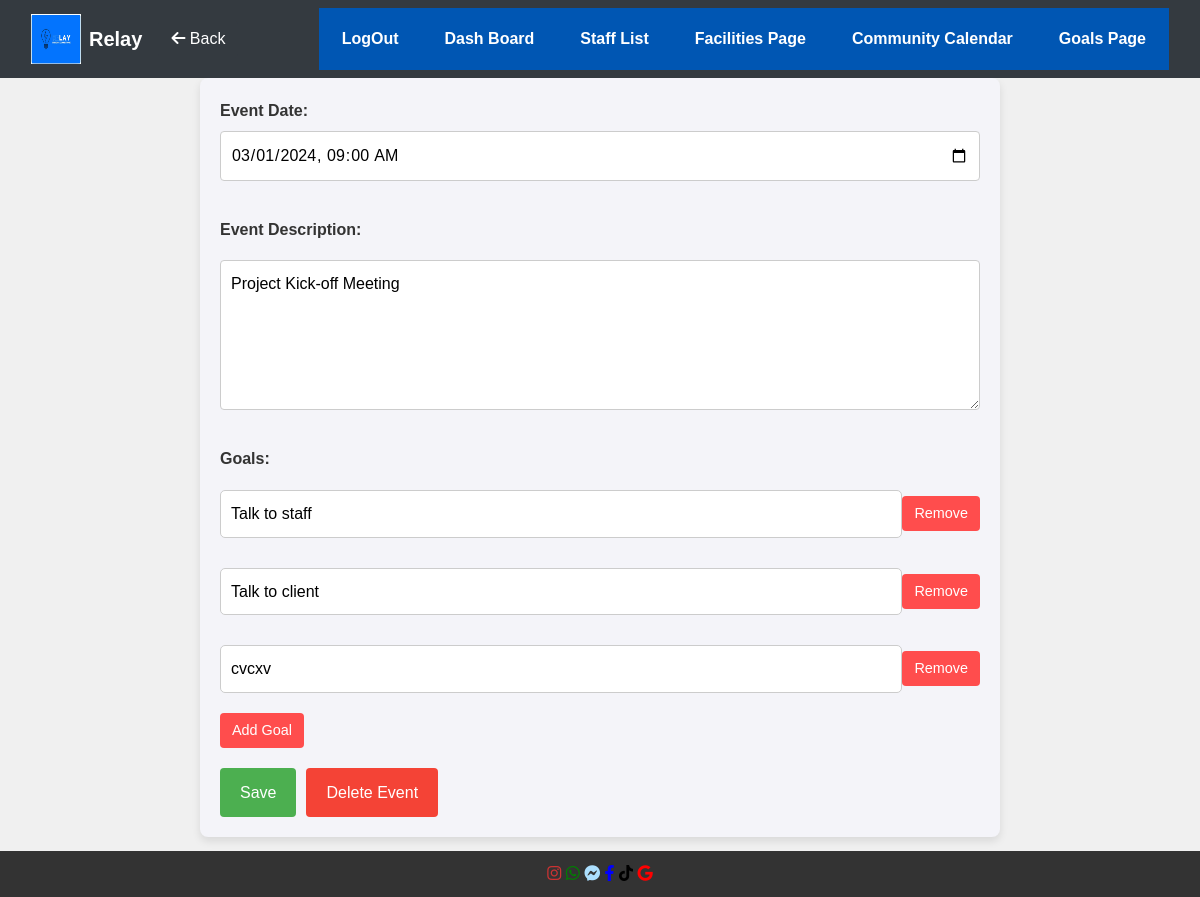
The page /EventEdit.php?id=1 on the database its author committed.
### tables this page shows
CREATE TABLE "Events"
(
    EventID      INTEGER
        primary key,
    EventTime    DATETIME not null,
    EventDetails TEXT     not null
);

CREATE TABLE "TaskGoals"
(
    GoalsID integer not null
        constraint TaskGoals_pk
            primary key autoincrement,
    Goals   text    not null,
    EventID integer not null
        constraint TaskGoals_Events_EventID_fk
            references Events
, isCompleted BOOLEAN default 0 not null);

### EventEdit.php (called while the page is built, shortened)
<?php
require_once 'Models/EventData.php';
$eventData = new EventData();
$event = null;
$eventId = $_SESSION['eventId'];
if ($eventId) {
    $event = $eventData->getEventDetails($eventId);
    $goals = $eventData->getEventGoals($eventId);
} else {
    $goals = [];
}
include 'Views/eventEdit.phtml';
?>

### Models/EventData.php (called while the page is built, shortened)
<?php
require_once 'Database.php';
class EventData {
    private $db;
    public function __construct() {
        $this->db = Database::getInstance()->getConnection();
    }
    public function getEventDetails($eventID) {
        $stmt = $this->db->prepare("SELECT * FROM Events WHERE EventID = :eventID");
        $stmt->execute(['eventID' => $eventID]);
        return $stmt->fetch(PDO::FETCH_ASSOC);
    }
    public function getEventGoals($eventId) {
        $query = "SELECT GoalsID, Goals FROM TaskGoals WHERE EventID = :eventId";
        $stmt = $this->db->prepare($query);
        $stmt->execute([':eventId' => $eventId]);
        return $stmt->fetchAll(PDO::FETCH_ASSOC);
    }
}

### Models/Database.php (called while the page is built)
<?php
class Database {
    private static $instance = null;
    private $conn;
    private function __construct() {
        try {
            $this->conn = new PDO('sqlite:' . __DIR__ . '/../dataBase.sqlite');
            $this->conn->setAttribute(PDO::ATTR_ERRMODE, PDO::ERRMODE_EXCEPTION);
        } catch (PDOException $e) {
            die("Database connection failed: " . $e->getMessage());
        }
    }
    public static function getInstance() {
        if (!self::$instance) {
            self::$instance = new Database();
        }
        return self::$instance;
    }
    public function getConnection() {
        return $this->conn;
    }
}

### Views/eventEdit.phtml (the view, shortened to what this page needs)
<?php
include 'template/header.phtml';
?>
<form method="post" action="" class="event-edit-form">
    <div class="form-group">
        <label for="date" class="event-label">Event Date:</label>
        <input type="datetime-local" name="date" id="date" value="<?= isset($event['EventTime']) ? date('Y-m-d\TH:i', strtotime($event['EventTime'])) : '' ?>" required class="event-input">
    </div>
    <div class="form-group">
        <label for="description" class="event-label">Event Description:</label>
        <textarea name="description" id="description" class="event-textarea"><?= htmlspecialchars($event['EventDetails'] ?? '') ?></textarea>
    </div>
    <div class="form-group">
        <label class="event-label">Goals:</label>
        <ul id="goalList" class="goal-list">
            <?php foreach ($goals as $goal): ?>
                <li class="goal-item">
                    <input type="text" name="goals[]" value="<?= htmlspecialchars($goal['Goals']) ?>" placeholder="Enter goal" class="goal-input" required>
                    <button type="button" class="remove-goal goal-button">Remove</button>
                </li>
            <?php endforeach; ?>
        </ul>
        <button type="button" id="addGoal" class="goal-button">Add Goal</button>
    </div>
    <div class="form-actions">
        <button type="submit" class="submit-button">Save</button>
        <?php if ($eventId): ?>
            <button type="submit" name="action" value="delete" class="delete-button">Delete Event</button>
        <?php endif; ?>
    </div>
</form>
<?php
include 'template/footer.phtml';
?>

### css/styles.css (style rules this page uses)
body, h1, h2, h3, p, ul, li { margin: 0; padding: 0; box-sizing: border-box; }
body { font-family: Arial, sans-serif; background-color: #f0f0f0; color: #333; line-height: 1.6; padding-bottom: 5vw; }
form { margin: 20px 0; }
form input[type="text"], form input[type="email"], form input[type="number"], form textarea { width: 100%; padding: 10px; margin: 10px 0; border: 1px solid #ccc; border-radius: 5px; }
.event-edit-form { max-width: 800px; margin: 0 auto; padding: 20px; background-color: #f4f4f9; border-radius: 8px; box-shadow: 0 4px 8px rgba(0, 0, 0, 0.1); }
.event-label { font-size: 1rem; font-weight: 600; color: #333; margin-bottom: 8px; display: block; }
.event-input, .event-textarea { width: 100%; padding: 10px; margin-bottom: 16px; border: 1px solid #ccc; border-radius: 4px; font-size: 1rem; box-sizing: border-box; }
.event-textarea { height: 150px; }
.form-group { margin-bottom: 20px; }
.goal-list { list-style-type: none; padding: 0; margin: 0; }
.goal-item { display: flex; align-items: center; margin-bottom: 10px; }
.goal-input { flex-grow: 1; padding: 8px; font-size: 1rem; margin-right: 8px; }
.goal-button { background-color: #ff4d4d; color: white; border: none; padding: 6px 12px; font-size: 0.9rem; cursor: pointer; border-radius: 4px; transition: background-color 0.3s; }
.submit-button { background-color: #4CAF50; color: white; border: none; padding: 12px 20px; font-size: 1rem; cursor: pointer; border-radius: 4px; margin-right: 10px; transition: background-color 0.3s; }
.delete-button { background-color: #f44336; color: white; border: none; padding: 12px 20px; font-size: 1rem; cursor: pointer; border-radius: 4px; transition: background-color 0.3s; }
.form-actions { display: flex; justify-content: flex-start; align-items: center; }
.form-actions button { margin-right: 10px; }
ul { list-style: none; padding-left: 0; }
li { padding: 0; margin: 0; }

### rows shown on the page
events: date "03/01/2024 09:00", description "Project Kick-off Meeting"
taskgoals: Goals "Talk to staff"
taskgoals: Goals "Talk to client"
taskgoals: Goals "cvcxv"
